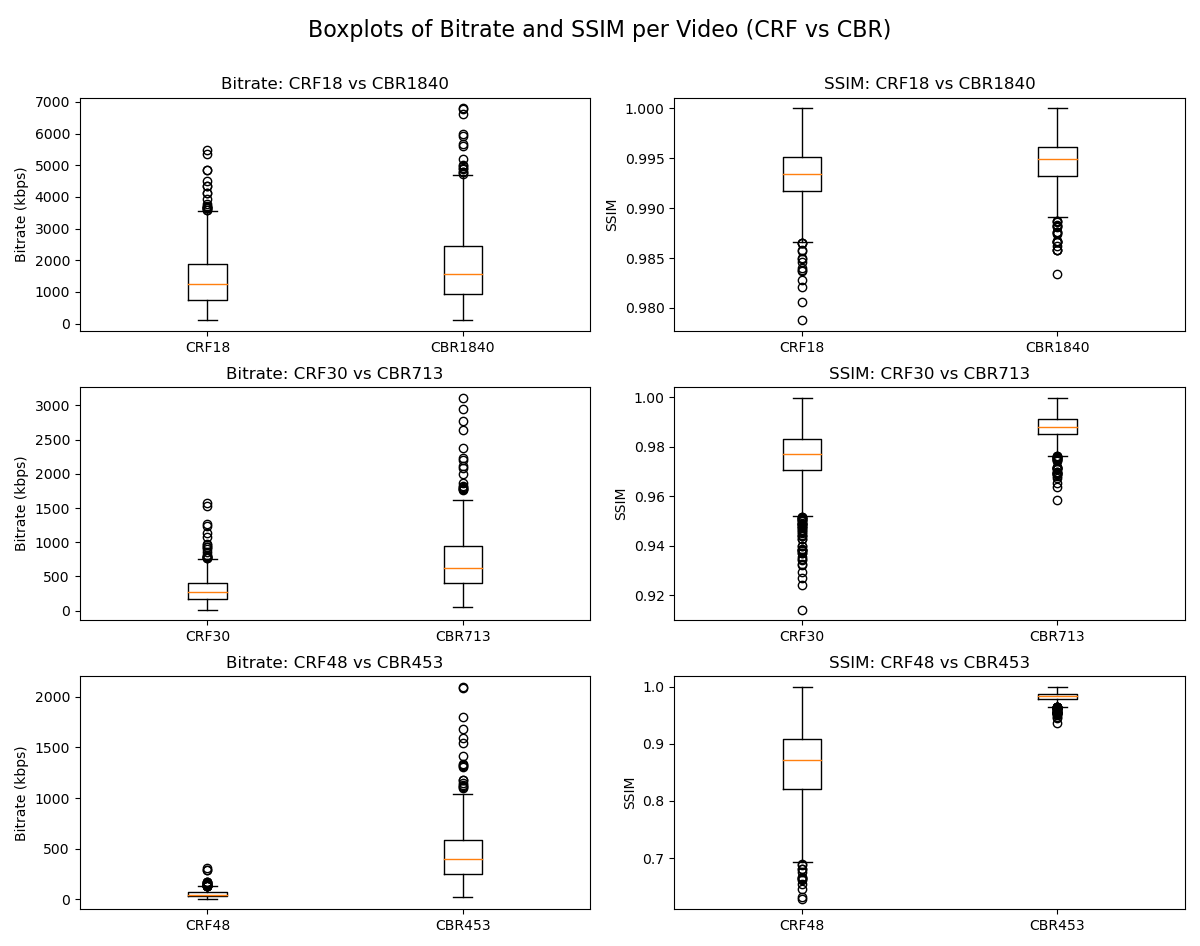

Source code (Python):
import pandas as pd
import matplotlib.pyplot as plt
import glob
import os


pairs = [("CRF18", "CBR1840"), ("CRF30", "CBR713"), ("CRF48", "CBR453")]


bitrate_data = {}
ssim_data = {}


for filepath in glob.glob("bitrate_*.csv"):
    label = os.path.splitext(os.path.basename(filepath))[0].replace("bitrate_", "").upper()
    df = pd.read_csv(filepath)
    bitrate_data[label] = df["bitrate_kbps"] if "bitrate_kbps" in df else df.iloc[:, 0]

for filepath in glob.glob("ssim_*.csv"):
    label = os.path.splitext(os.path.basename(filepath))[0].replace("ssim_", "").upper()
    df = pd.read_csv(filepath)
    ssim_data[label] = df["ssim"] if "ssim" in df else df.iloc[:, 0]

# plotting
fig, axes = plt.subplots(3, 2, figsize=(12, 10))
fig.suptitle("Boxplots of Bitrate and SSIM per Video (CRF vs CBR)", fontsize=16)

for i, (crf_label, cbr_label) in enumerate(pairs):
    # Bitrate boxplot
    bitrate_vals = [bitrate_data[crf_label], bitrate_data[cbr_label]]
    axes[i, 0].boxplot(bitrate_vals, labels=[crf_label, cbr_label])
    axes[i, 0].set_title(f"Bitrate: {crf_label} vs {cbr_label}")
    axes[i, 0].set_ylabel("Bitrate (kbps)")

    # SSIM boxplot
    ssim_vals = [ssim_data[crf_label], ssim_data[cbr_label]]
    axes[i, 1].boxplot(ssim_vals, labels=[crf_label, cbr_label])
    axes[i, 1].set_title(f"SSIM: {crf_label} vs {cbr_label}")
    axes[i, 1].set_ylabel("SSIM")

plt.tight_layout(rect=[0, 0, 1, 0.97])
plt.show()
